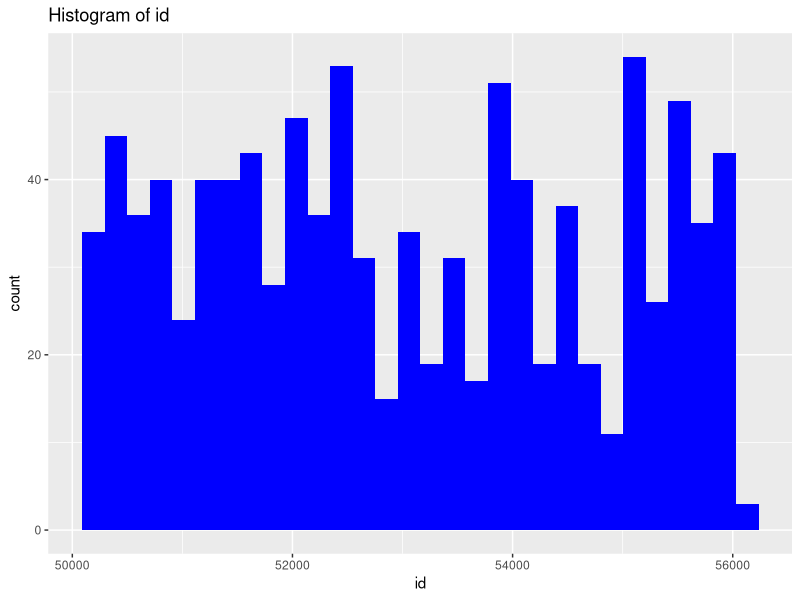
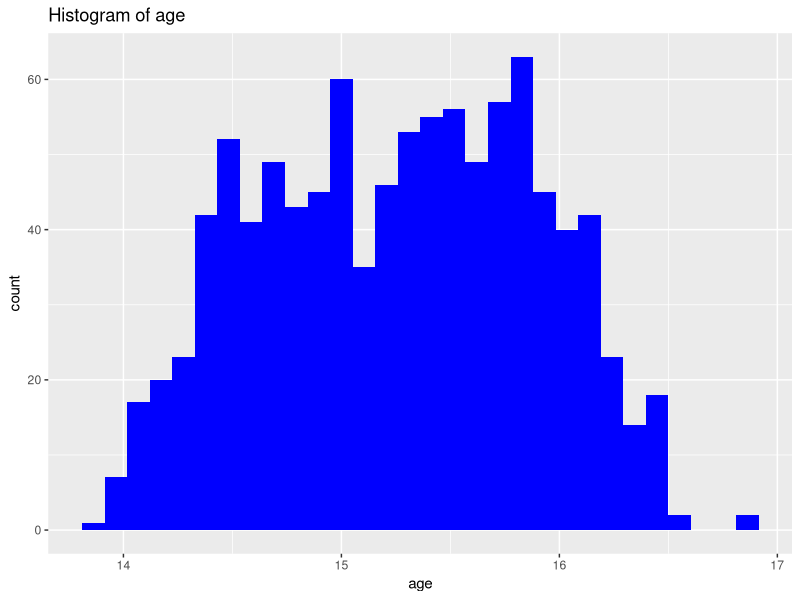
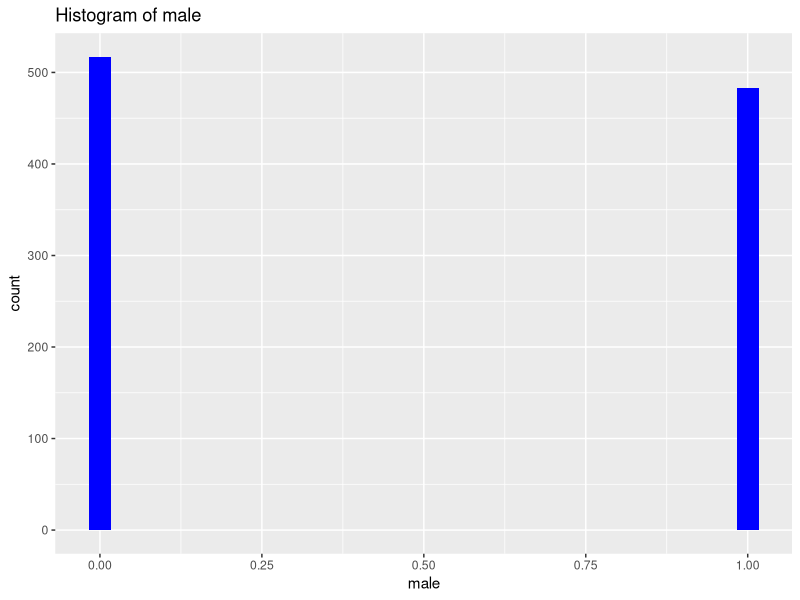
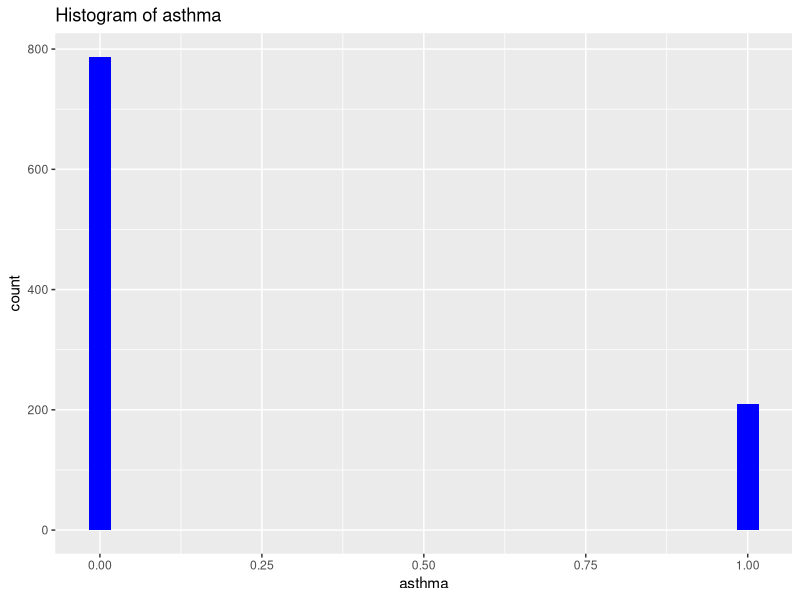
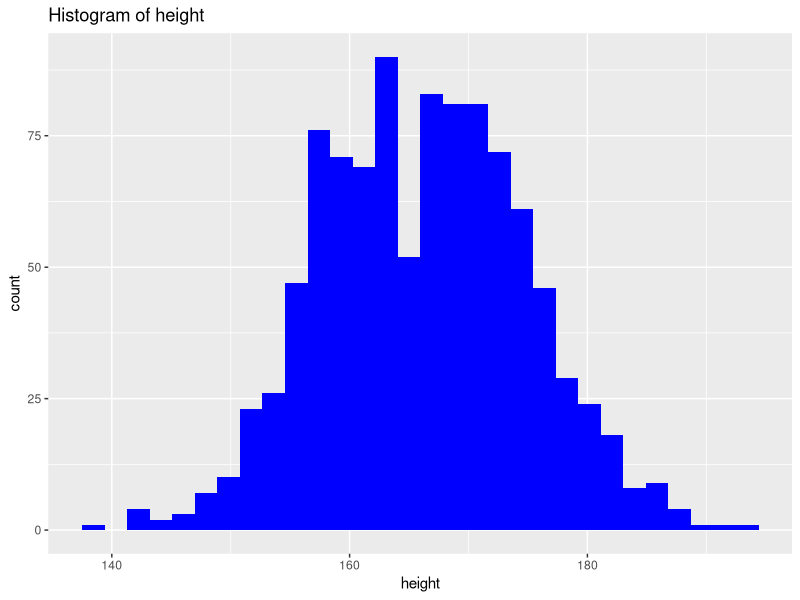
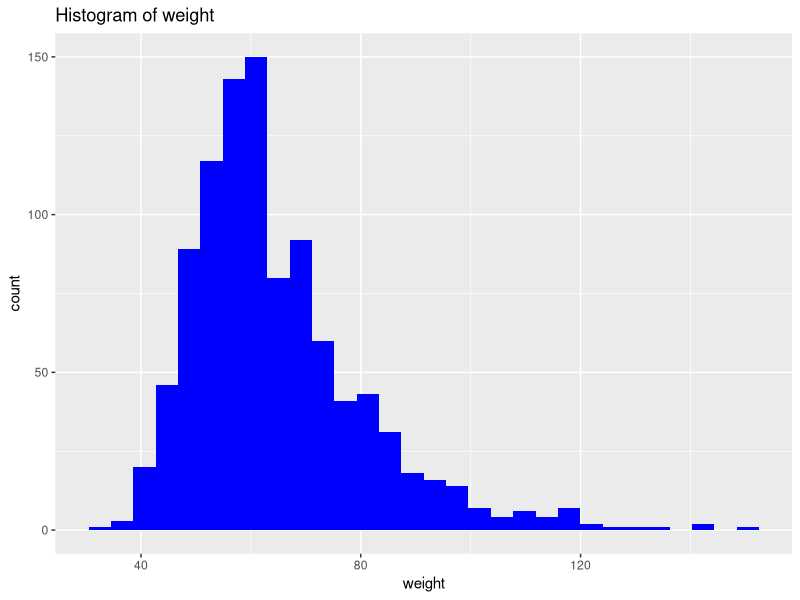
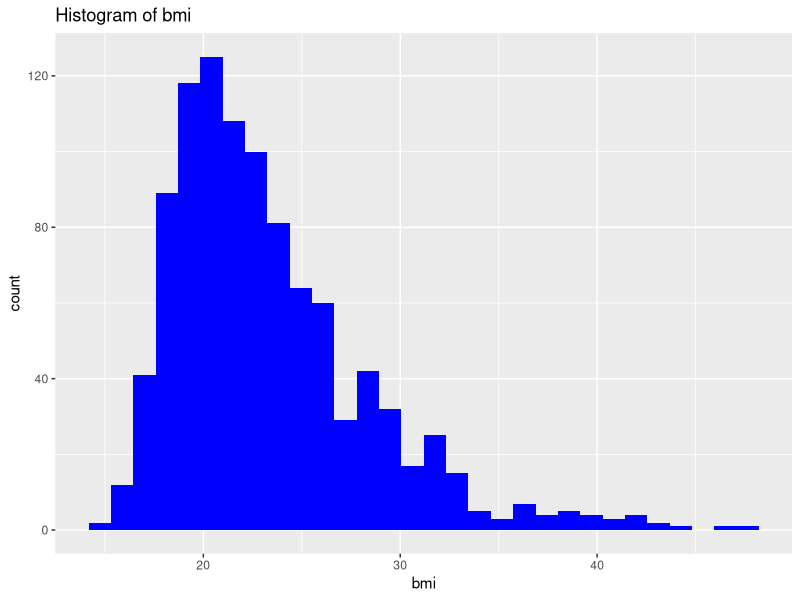
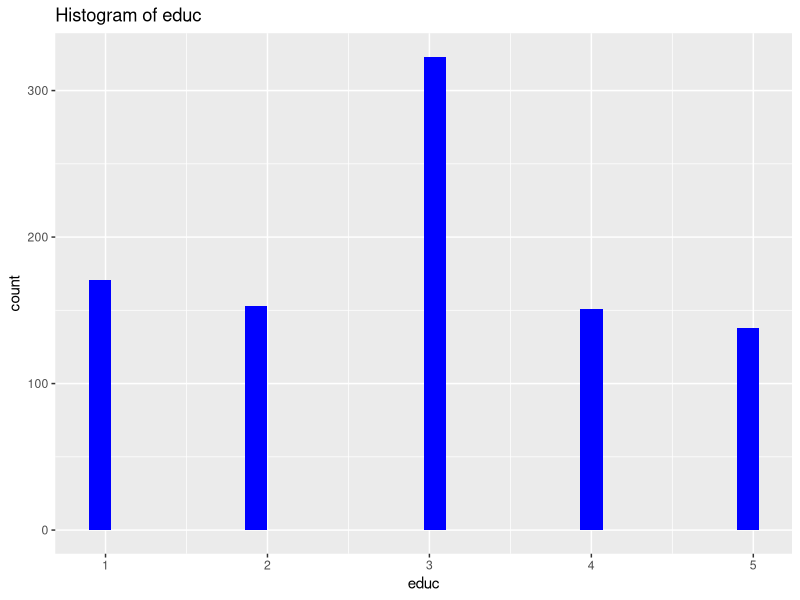

The R source for these figures, in order:
## ---- chunk 1
read.csv("CHS_cohortE(in).csv")
data <- read.csv("CHS_cohortE(in).csv")
head(data)
## ---- chunk 2
## There are cleaner plots with 'ggplot2'
library(ggplot2)

numeric_data <- data[sapply(data, is.numeric)]

for (col in names(numeric_data)) {
print(
  ggplot(data, aes_string(x = col)) + 
  geom_histogram(fill = "blue", bins = 30) + 
  ggtitle(paste("Histogram of", col))
)
}
## ---- chunk 3
## check length
length(data$male)
length(data$stove)
length(data$pets)
## ---- chunk 4
## get 2x2 tables to check dependence of variable
table(data$male, data$asthma)

vars <- c("male", "asthma")

for (v in vars) {
  print(v)
  print(table(data$asthma, data[[v]]))
}

vars <- c("male", "stove", "pets")

## ---- chunk 5
## getting only TRUE quantitative variables

quant_vars <- names(data)[sapply(data, function(x) {
  is.numeric(x) && !all(na.omit(unique(x)) %in% c(0,1))
})]

quant_vars

prop.table(table(data$asthma, data$male))
## ---- chunk 6
## plot quantitative variables

for (v in quant_vars) {
  hist(data[[v]],
       main = paste("Histogram of", v),
       xlab = v)
}

for (v in quant_vars) {
  boxplot(data[[v]] ~ data$asthma,
          main = paste(v, "vs Asthma"),
          xlab = "Asthma",
          ylab = v)
}
## ---- chunk 7
## comparing numeric vs groups usint t test

for (v in quant_vars) {
  cat("\n====================\n")
  cat("Variable:", v, "\n")
  
  temp <- na.omit(data[, c(v, "asthma")])
  print(t.test(temp[[v]] ~ temp$asthma))
}
## ---- chunk 8
## Checking for significant variables + getting results

results <- data.frame(
  variable = character(),
  p_value = numeric(),
  significant = character()
)

for (v in quant_vars) {
  temp <- na.omit(data[, c(v, "asthma")])
  test <- t.test(temp[[v]] ~ temp$asthma)
  
  results <- rbind(results, data.frame(
    variable = v,
    p_value = test$p.value,
    significant = ifelse(test$p.value < 0.05, "YES", "NO")
  ))
}
results 

## pulling significant variables

significant_vars <- results[results$p.value < 0.05, ]
significant_vars

##sorting by most significant
results[order(results$p_value), ]

results$decision <- ifelse(results$p_value < 0.05, "Significant", "Not Significant")
## ---- chunk 9
## bmi vs age histo / scatterplot

hist(data$bmi,
     col = rgb(1, 0, 0, 0.5),
     xlim = range(c(data$bmi, data$age)),
     main = "BMI vs Age Distribution",
     xlab = "Values")
## Red = BMI, Blue = Age

hist(data$age,
     col = rgb(0, 0, 1, 0.5),
     add = TRUE)
## Histogram was made to compare distributions, although BMI and Age are different scales

plot(data$age, data$bmi,
     main = "BMI vs Age",
     xlab = "Age",
     ylab = "BMI")
abline(lm(bmi ~ age, data = data), col = "blue")

## ---- chunk 10
## Trying Linear Regression w/ FEV Attempt 1

numeric_data <- data[, sapply(data, is.numeric)]

model <- lm(fev1 ~ ., data = numeric_data)
summary(model)
## ---- chunk 11
## Trying Linear Regression w/ FEV Attempt 2

numeric_only <- data[, sapply(data, function(x) {
  is.numeric(x) && length(unique(x)) > 2 
})]

model <- lm(fev1 ~ ., data = numeric_only)
summary(model)

names(numeric_only)
## ---- chunk 12
## Attempt 3 - FEV 

model  <- lm(fev1 ~ . - educ - id - BaseGasstove - BasePets - male - ETS_base - wheeze - asthma - townabbr - hisp - race, data = data)

summary(model)
## ---- chunk 13
## Scatterplot w/ regression line ~ FEV1

ggplot(data = data, aes(x = age, y = fev1)) +
  geom_point() +
  geom_smooth(method = "lm", se = FALSE) +
  labs(title = "FEV1 vs Age",
       x = "Age",
       y = "FEV1")

ggplot(data = data, aes(x = male, y = fev1)) +
  geom_point() +
  geom_smooth(method = "lm", se = FALSE) +
  labs(title = "FEV1 vs Male(sex)",
       x = "Male",
       y = "FEV1")

ggplot(data = data, aes(x = bmi, y = fev1)) +
  geom_point() +
  geom_smooth(method = "lm", se = FALSE) +
  labs(title = "FEV1 vs BMI",
       x = "BMI",
       y = "FEV1")
## Each plot compares FEV1 to a continuous variable (age, sex, bmi) + removed 17 rows containing non-finite outside scale range and missing values/ values outside scale
## ---- chunk 14
## Scatterplot w/ regression line ~ FVC

ggplot(data = data, aes(x = age, y = fvc)) +
  geom_point() +
  geom_smooth(method = "lm", se = FALSE) +
  labs(title = "FEV1 vs Age",
       x = "Age",
       y = "FVC")

ggplot(data = data, aes(x = male, y = fvc)) +
  geom_point() +
  geom_smooth(method = "lm", se = FALSE) +
  labs(title = "FEV1 vs Male(sex)",
       x = "Male",
       y = "FVC")

ggplot(data = data, aes(x = bmi, y = fvc)) +
  geom_point() +
  geom_smooth(method = "lm", se = FALSE) +
  labs(title = "FEV1 vs BMI",
       x = "BMI",
       y = "FVC")
## Each plot compares FVC to a continuous variable (age, sex, bmi) + removed 4 rows containing non-finite outside scale range and missing values/ values outside scale
## ---- chunk 15
##Trying out Logistic Regression FEV vs Asthma

table(data$asthma)

model <- glm(asthma ~ fev1, data = data, family = binomial)
summary(model)

exp(coef(model))

exp(confint(model))

clean_data <- na.omit(data)

model <- glm(asthma ~ fev1,
             data = clean_data,
             family= binomial)

clean_data$predicted_prob <- predict(model, type = "response")

#plotting logistic curve
library(ggplot2)

ggplot(data, aes(x = fev1, y = asthma)) +
  geom_point(alpha = 0.5) +
  geom_smooth(method = "glm", method.args = list(family = "binomial")) +
  labs(title = "Logistic Regression: Asthma vs FEV1")
## removed 21 rows containing non-finite outside scale range and missing values/ values outside scale
